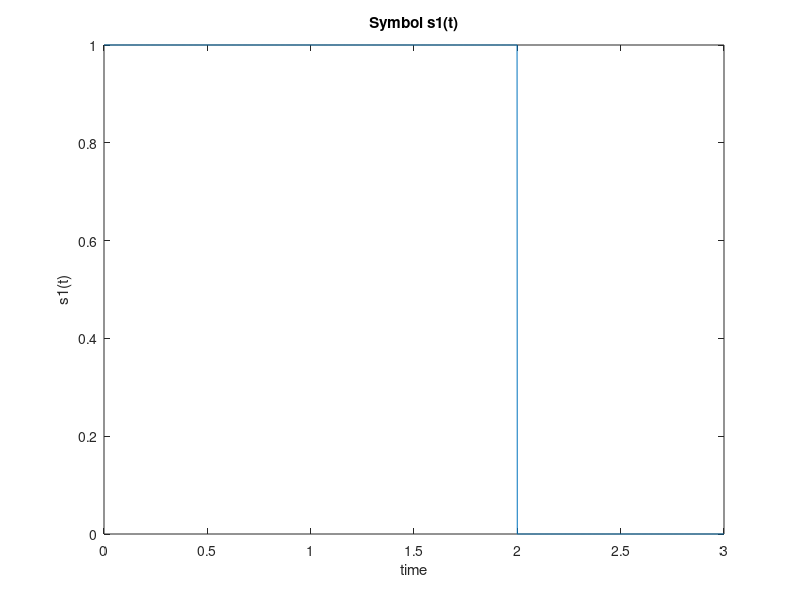
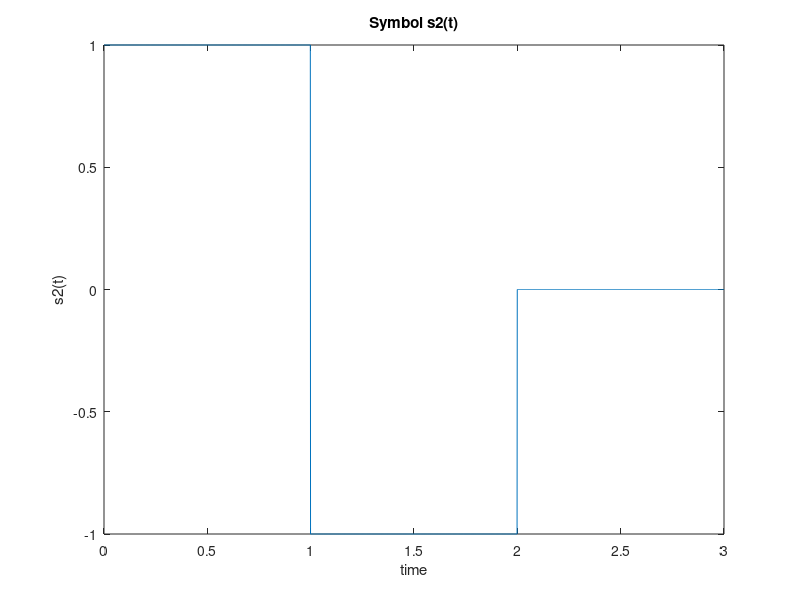
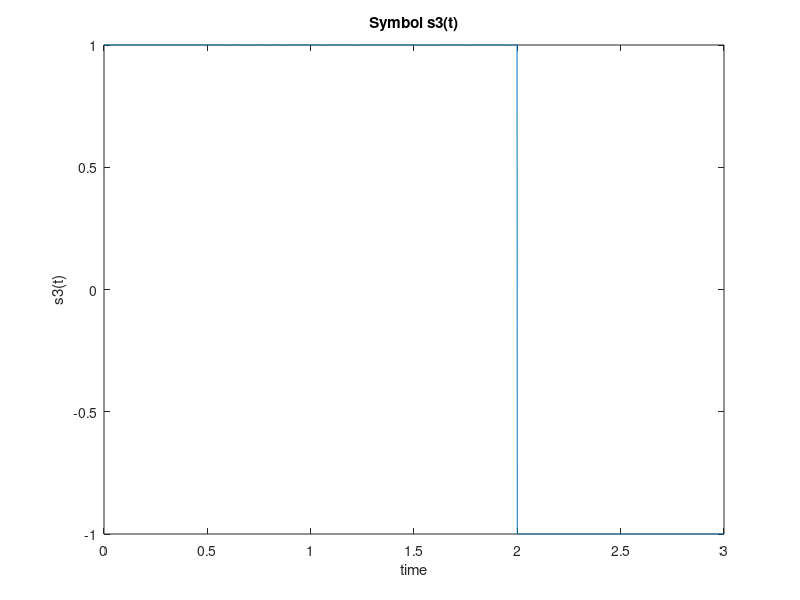
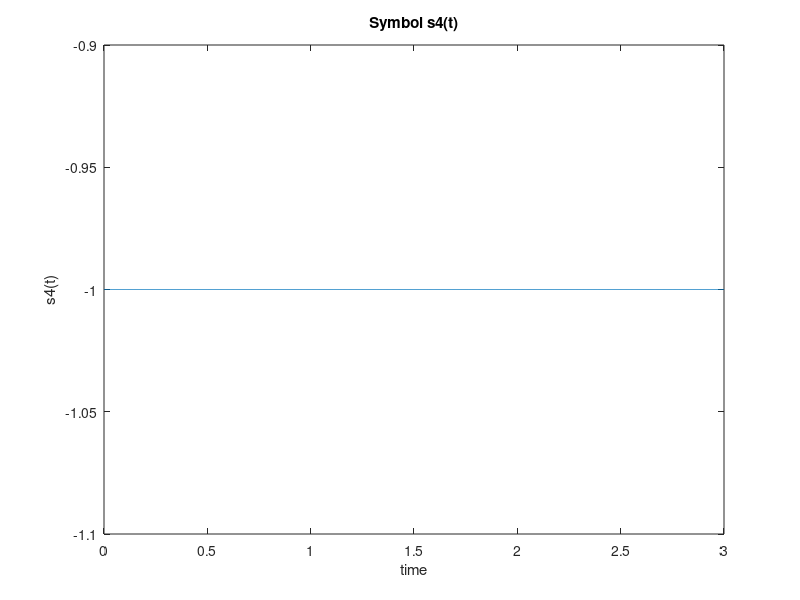

The MATLAB source for these figures, in order:
clear all;
close all;
clc;
number=5;     % total transmission time (300s)/each signal duration (3s)

% randomly choose one of the four equiprobable signals
seedUsed = rng;

sampleRate = 1000;
% 1000 samples per second means 3000 samples per signal
time = linspace(0,3,3*sampleRate);
nsamples = length(time);

s1 = ones(1,nsamples);
s1(2*sampleRate:end) = 0;
figure();
plot(time,s1);
xlabel('time')
ylabel('s1(t)')
title('Symbol s1(t)')

s2 = ones(1,nsamples);
s2(1:sampleRate-1) = 1;
s2(sampleRate:(2*sampleRate)-1) = -1;
s2(2*sampleRate:end) = 0;
figure();
plot(time,s2);
xlabel('time')
ylabel('s2(t)')
title('Symbol s2(t)')

s3 = ones(1,nsamples);
s3(1:(2*sampleRate)-1) = 1;
s3(2*sampleRate:end) = -1;
figure();
plot(time,s3);
xlabel('time')
ylabel('s3(t)')
title('Symbol s3(t)')

s4 = -1*ones(1,nsamples);
figure();
plot(time,s4);
xlabel('time')
ylabel('s4(t)')
title('Symbol s4(t)')




% zero mean white Gaussian noise of variance 0.5 added
outputTotal = zeros(1, nsamples * number);
inputTotal = zeros(1, nsamples * number);
sumInput = zeros(1,  number);
sumOutput = zeros(1, number);
variance = 0.5;
for indexNumber = 1:number
    
    
    sdNoise = sqrt(variance);
    noiseArray = sdNoise.*randn(1,nsamples);
    nextSignal = randi(4);
    tempInput = 0;
   
    switch nextSignal
        case 1
            tempInput = s1;
            
        case 2
            tempInput = s2;
            
        case 3
            tempInput = s3;
            
        case 4
            tempInput= s4;
            
    end
    tempOutput = tempInput + noiseArray;
    inputTotal(1+((indexNumber-1)*nsamples):indexNumber*nsamples) = tempInput;
    outputTotal(1+((indexNumber-1)*nsamples):indexNumber*nsamples) = tempOutput;
    
    
end
figure();
plot(inputTotal);
xlabel('time')
ylabel('symbols(t)')
title(['Symbols for',num2str(number)]);
figure();
plot(outputTotal);
xlabel('time')
ylabel('symbols(t)')
title(['Symbols for ',num2str(number), ' Variance ', num2str(variance) ]);
figure();
stem(sumInput);
xlabel('time')
ylabel('Integration of the input Symbols')
title(['Input Integration for',num2str(number)]);
figure();
stem(sumOutput);
xlabel('time')
ylabel('Integration of the output Symbols')
title(['Input Integration for ',num2str(number), ' Variance ', num2str(variance) ]);
figure();
result = abs(sumInput - sumOutput);
stem(result);
xlabel('time')
ylabel('Absolute difference between the input and output')
title(['Difference between the input and output integration',num2str(number)]);
figure();
plot(sumOutput);
xlabel('time')
ylabel('Integration of the output Symbols')
title(['Input Integration for ',num2str(number), ' Variance ', num2str(variance) ]);


% Define the orthonormal functions {fm(t)}

% Integration to get observation vector (ov)

% Plot
